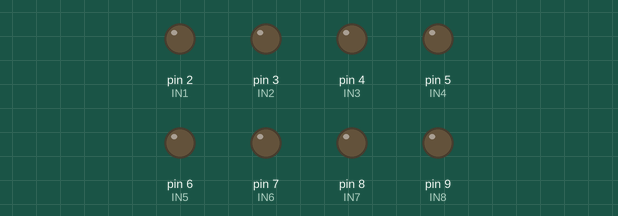
This sketch was run on a simulated Arduino Uno, built with avr-gcc and run on an emulated ATmega328P. On the bench: output pins drawn as LEDs (lit = HIGH).

Above: at 1.0 s.
At 2.5 s:
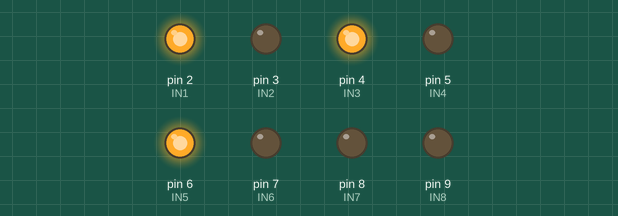
At 3.5 s:
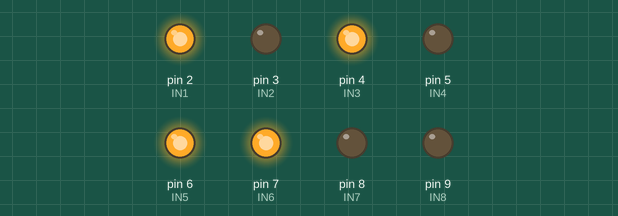
At 4.5 s:
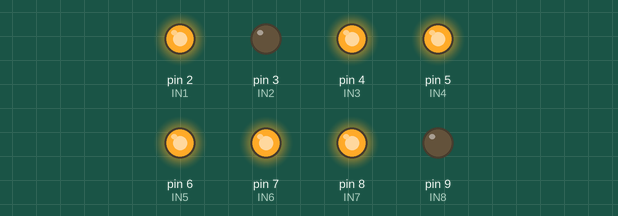
At 5.5 s:
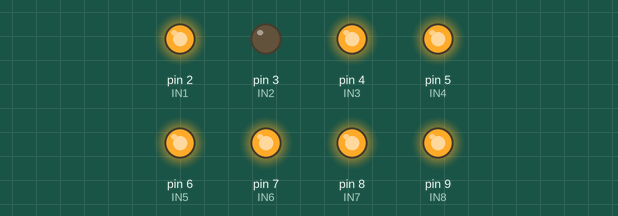
Timing chart, 0 to 7.8 s (numbered marks = the images above):
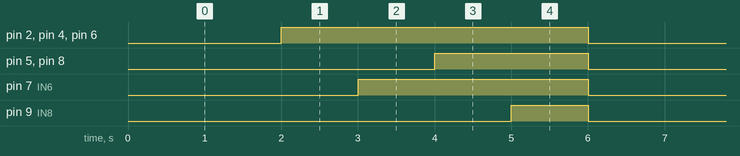

The sketch:

Valv_CON.ino
```cpp
#define IN1 2
#define IN2 3
#define IN3 4
#define IN4 5
#define IN5 6
#define IN6 7
#define IN7 8
#define IN8 9

void setup() {
  // put your setup code here, to run once:
  pinMode(IN1, OUTPUT);
  pinMode(IN2, OUTPUT);
  pinMode(IN3, OUTPUT);
  pinMode(IN4, OUTPUT);
  pinMode(IN5, OUTPUT);
  pinMode(IN6, OUTPUT);
  pinMode(IN7, OUTPUT);
  pinMode(IN8, OUTPUT);
}

void loop() {
  // put your main code here, to run repeatedly:
  digitalWrite(IN1,LOW); //for Valve 1
  digitalWrite(IN2,LOW); //for Valve 1
  digitalWrite(IN3,LOW); //for Valve 2
  digitalWrite(IN4,LOW); //for Valve 2
  digitalWrite(IN5,LOW); //for Valve 3
  digitalWrite(IN6,LOW); //for Valve 3
  digitalWrite(IN7,LOW); //for Valve 4
  digitalWrite(IN8,LOW); //for Valve 4

  delay(2000);
  digitalWrite(IN1,HIGH);//Valve 1 ON
  digitalWrite(IN3,HIGH);//Valve 2 ON
  digitalWrite(IN5,HIGH);//Valve 3 ON - PUMP 8"

  delay(1000);
  digitalWrite(IN6,HIGH);//Valve 3 ON - CLOSE 8"

  delay(1000);
  digitalWrite(IN4,HIGH);//Valve 2 ON - GOTO 5"
  digitalWrite(IN7,HIGH);//Valve 3 ON - PUMP 5"

  delay(1000);
  digitalWrite(IN8,HIGH);//Valve 3 ON - CLOSE 5"

  delay(1000);
}
```

Measured:
- by itself, pin 2 (IN1), pin 4 (IN3), pin 6 (IN5): alternates HIGH for 4.0 s and LOW for 2.0 s
- by itself, pin 5 (IN4), pin 8 (IN7): alternates HIGH for 2.0 s and LOW for 4.0 s
- by itself, pin 7 (IN6): alternates HIGH for 3.0 s and LOW for 3.0 s
- by itself, pin 9 (IN8): alternates HIGH for 1.0 s and LOW for 5.0 s
